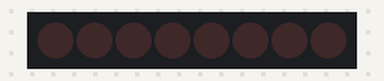
Bench run of a sketch on a simulated Arduino Uno, built with avr-gcc and run on an emulated ATmega328P. Parts: 8 shift-register outputs drawn as a row of LEDs (first output left, lit = HIGH). Wiring (inferred from the names in the program): shift register (74HC595): data pin 4; shift clock pin 6; latch pin 5. Wiring (inferred from the signals the program sends): row of LEDs: on Q0, Q1, Q2, Q3, Q4, Q5, Q6, Q7.

Above: at 0.2 s.
At 1.2 s:
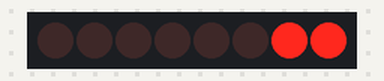
At 1.7 s:
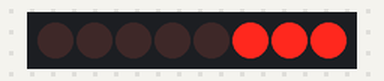
At 2.7 s:
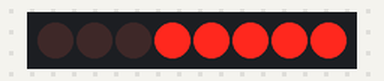
At 3.7 s:
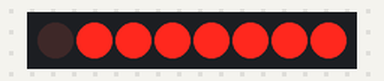
At 5.2 s:
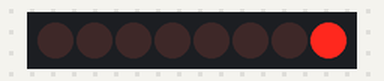
Timing chart, 0 to 5.9 s (numbered marks = the images above):
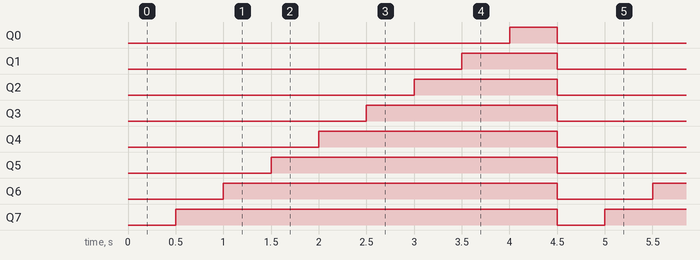

The sketch:

_74HC575_Shift_Register_Testing.ino
```cpp
// (licence header left out)
int latchPin = 5;
int clockPin = 6;
int dataPin = 4;

byte leds = 0;

void setup()
{
  pinMode(LED_BUILTIN,INPUT);
  digitalWrite(LED_BUILTIN,LOW);
  pinMode(latchPin, OUTPUT);
  pinMode(dataPin, OUTPUT);
  pinMode(clockPin, OUTPUT);
}

void loop()
{
  leds = 0;

  updateShiftRegister();
  delay(500);
  for (int i = 0; i < 8; i++)
  {
    digitalWrite(LED_BUILTIN,HIGH);
    bitSet(leds, i);
    updateShiftRegister();
    delay(500);
    digitalWrite(LED_BUILTIN,LOW);
  }

}

void updateShiftRegister()
{
   digitalWrite(latchPin, LOW);
   shiftOut(dataPin, clockPin, LSBFIRST, leds);
   digitalWrite(latchPin, HIGH);
}
```

Measured:
- by itself, Q0: alternates HIGH for 0.50 s and LOW for 4.0 s
- by itself, Q1: alternates HIGH for 1.0 s and LOW for 3.5 s
- by itself, Q2: alternates HIGH for 1.5 s and LOW for 3.0 s
- by itself, Q3: alternates HIGH for 2.0 s and LOW for 2.5 s
- by itself, Q4: alternates HIGH for 2.5 s and LOW for 2.0 s
- by itself, Q5: alternates HIGH for 3.0 s and LOW for 1.5 s
- by itself, Q6: alternates HIGH for 3.5 s and LOW for 1.0 s
- by itself, Q7: alternates HIGH for 4.0 s and LOW for 0.50 s
